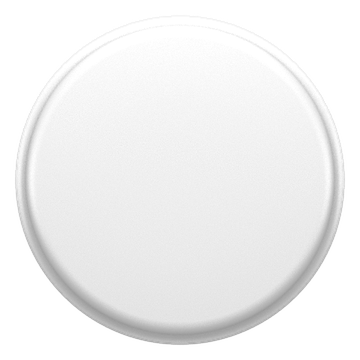
#> input picture Assets/knob_big_3x.png, 360 x 360 px, given in place of plate.png, which was not available
$ python build_assets.py 5 ../../Assets/knob_big_3x.png ../../Assets/knob_small_3x.png
#> lines starting #> are read from the running program, lines starting #| are printed output that depends on the picture
### art/pipeline/slots_proc.py
# Recessed slide-switch channels, lit from straight above (so both are identical and mirror-symmetric).
import numpy as np
from PIL import Image
def slot_sprite(S, a=3.2, half=38.0, TW=24, TH=96):
    K = 12; W_, H_ = TW * K, TH * K
    yy, xx = np.mgrid[0:H_, 0:W_].astype(np.float64); x = (xx + 0.5 - W_ / 2) / K; y = (yy + 0.5 - H_ / 2) / K
    dy = np.maximum(np.abs(y) - (half - a), 0); d = np.hypot(x, dy) - a            # <0 inside the opening
    # outward normal of the opening
    nx = x / np.maximum(np.hypot(x, dy), 1e-9); ny = np.where(np.abs(y) > half - a, np.sign(y) * dy / np.maximum(np.hypot(x, dy), 1e-9), 0.0)
    lit = -ny                                    # facing vector of a wall is -normal; light comes from above (0, -1): dot = -(-ny)... see below
    toward_light = ny * -1.0 * -1.0              # placeholder to keep the maths explicit
    # a wall at the bottom end faces up (towards the light): ny = +1 there (outward = down), so facing_up = ny
    facing_up = ny
    CH = 0.9                                      # chamfer width on the plate side
    floor = 30 + 26 * smooth01((y + half) / (2 * half))
    wall = 40 + 125 * np.clip(facing_up, 0, 1) - 22 * np.clip(-facing_up, 0, 1)
    wall_w = np.clip((d + 0.9) / 0.9, 0, 1)       # 0 deep in the floor, 1 at the opening edge
    inner = floor * (1 - wall_w) + wall * wall_w
    cham = 238 + 14 * facing_up - 34 * np.clip(-facing_up, 0, 1)
    v = np.where(d < 0, inner, cham)
    alpha = np.clip((CH - d) * K + 0.5, 0, 1)
    rgba = np.stack([v, v, v * 1.01, alpha * 255], -1)
    pm = rgba / 255.0; pm[..., :3] *= pm[..., 3:4]
    sz = (TW * S, TH * S)
    ch = [np.asarray(Image.fromarray(pm[..., i].astype(np.float32), mode='F').resize(sz, Image.LANCZOS)) for i in range(4)]
    o = np.stack(ch, -1).clip(0, 1); al = o[..., 3:4]
    rgb = np.where(al > 1e-6, o[..., :3] / np.maximum(al, 1e-6), 0).clip(0, 1)
    return Image.fromarray((np.concatenate([rgb, al], -1) * 255 + 0.5).astype(np.uint8), 'RGBA')
def smooth01(a): a = np.clip(a, 0, 1); return a * a * (3 - 2 * a)
def paint_slots(plate, S, cy=190.0, xs=(96.0, 384.0), shift=40.0, TW=24, TH=96):
    sp = slot_sprite(S, TW=TW, TH=TH)
    for x in xs:
        x0 = int(round((x - TW / 2) * S)); y0 = int(round((cy - TH / 2) * S))
        sx = int(round((x + (shift if x < 240 else -shift) - TW / 2) * S))        # a clean strip of plate beside it
        plate.paste(plate.crop((sx, y0, sx + TW * S, y0 + TH * S)), (x0, y0))
        plate.alpha_composite(sp, (x0, y0))
    return plate

### art/pipeline/build_assets.py
# Turns the Blender renders (art/out, stored at 4x) into the pictures in Assets/.
#   python build_assets.py <scale> <renders folder> <output folder>
#   e.g. python build_assets.py 3 ../out ../../Assets
# Needs numpy, Pillow and opencv-python.
import sys, os, shutil, tempfile, subprocess, numpy as np
from PIL import Image
HERE = os.path.dirname(os.path.abspath(__file__)); sys.path.insert(0, HERE)
S = int(sys.argv[1]); U = os.path.join(os.path.abspath(sys.argv[2]), ''); out = os.path.abspath(sys.argv[3]); R = 4
os.makedirs(out, exist_ok=True)
work = tempfile.mkdtemp()          # intermediate pictures
PY = sys.executable
env = dict(os.environ, S=str(S), NOERASE='1')
def down(img, size):
    a = np.asarray(img.convert('RGBA'), dtype=np.float64) / 255.0
    pm = a.copy(); pm[..., :3] *= a[..., 3:4]
    ims = [Image.fromarray(pm[..., i].astype(np.float32), mode='F').resize(size, Image.LANCZOS) for i in range(4)]
    o = np.stack([np.asarray(i) for i in ims], -1).clip(0, 1); al = o[..., 3:4]
    rgb = np.where(al > 1e-6, o[..., :3] / np.maximum(al, 1e-6), 0).clip(0, 1)
    return Image.fromarray((np.concatenate([rgb, al], -1) * 255 + 0.5).astype(np.uint8), 'RGBA')
def crop(img, cx, cy, hw, hh): return img.crop((int((cx - hw) * R), int((cy - hh) * R), int((cx + hw) * R), int((cy + hh) * R)))
# plate
from slots_proc import paint_slots
pl = Image.open(U + 'plate.png').convert('RGBA').resize((480 * S, 392 * S), Image.LANCZOS)
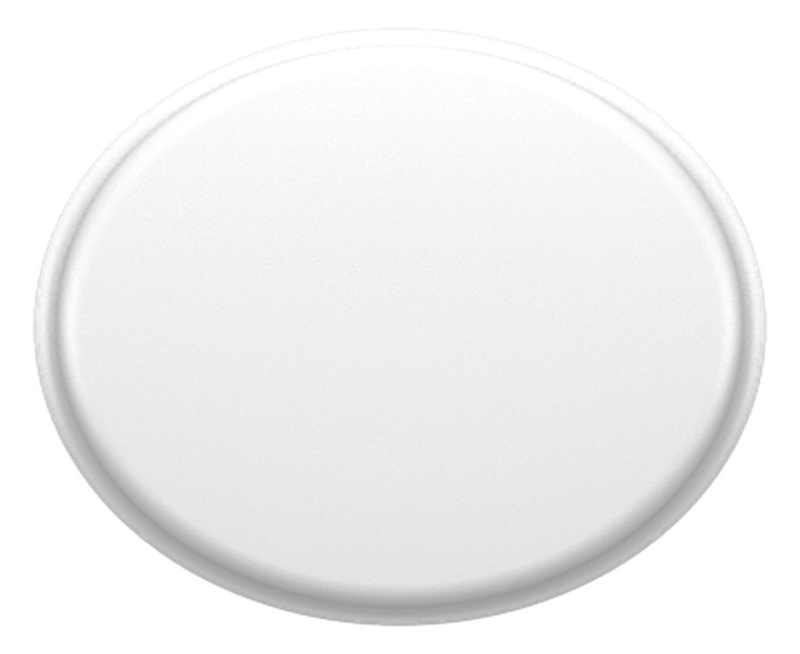
#> pl: PIL image 2400x1960 RGBA (shown at 1/3 size); mean R, G, B, A 157.7, 157.7, 157.7, 167.9; transparent parts drawn white
paint_slots(pl, S)
#> in paint_slots, `sp = slot_sprite(S, TW=TW, TH=TH)`:
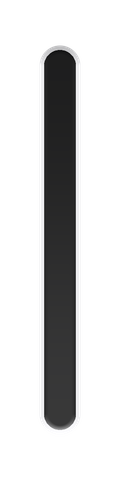
#> sp: PIL image 120x480 RGBA; mean R, G, B, A 33, 33, 33.2, 69; transparent parts drawn white
pl.convert('RGB').save(work + '/p0.png')
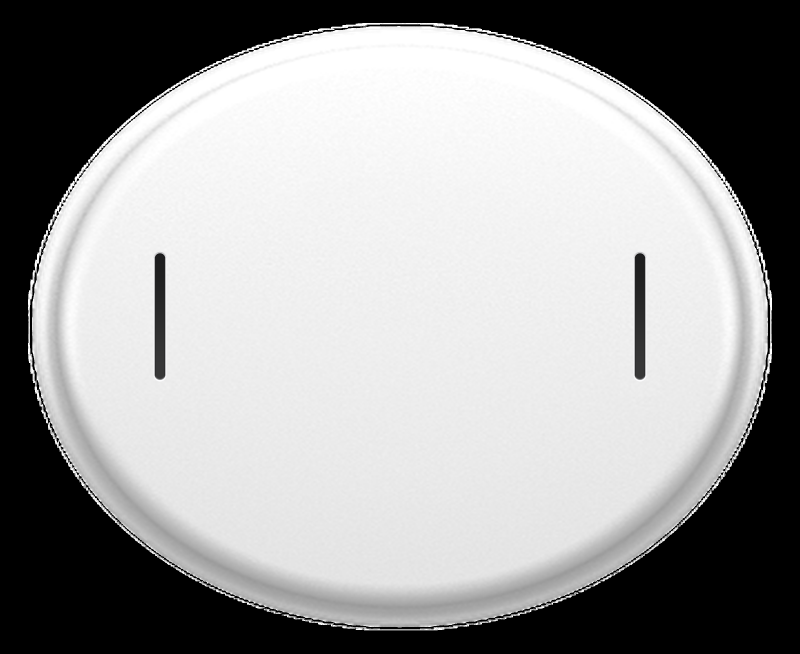
#> saved as p0.png: PIL image 2400x1960 RGB (shown at 1/3 size); mean R, G, B 156.7, 156.7, 156.7
shutil.copy(work + '/p0.png', work + '/p1.png')          # the render has no screws
#> (the run stopped early here; a loop or call above may not have finished)

$ run again, on Assets/ptr_big_3x.png
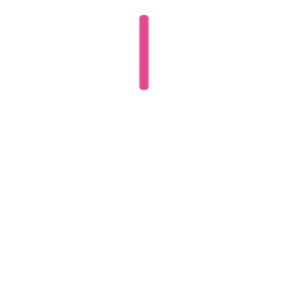
#> input picture Assets/ptr_big_3x.png, 288 x 288 px, given in place of plate.png, which was not available
#> `pl = Image.open(U + 'plate.png').convert('RGBA').resize((480 * S, 392 ..`:
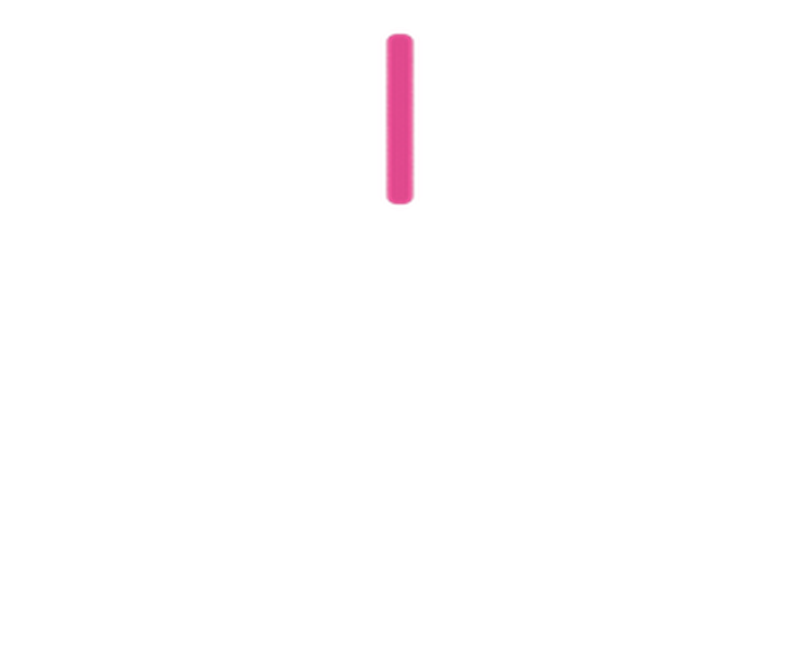
#> pl: PIL image 2400x1960 RGBA (shown at 1/3 size); mean R, G, B, A 3.1, 1, 2.2, 2.2; transparent parts drawn white
#> `pl.convert('RGB').save(work + '/p0.png')`:
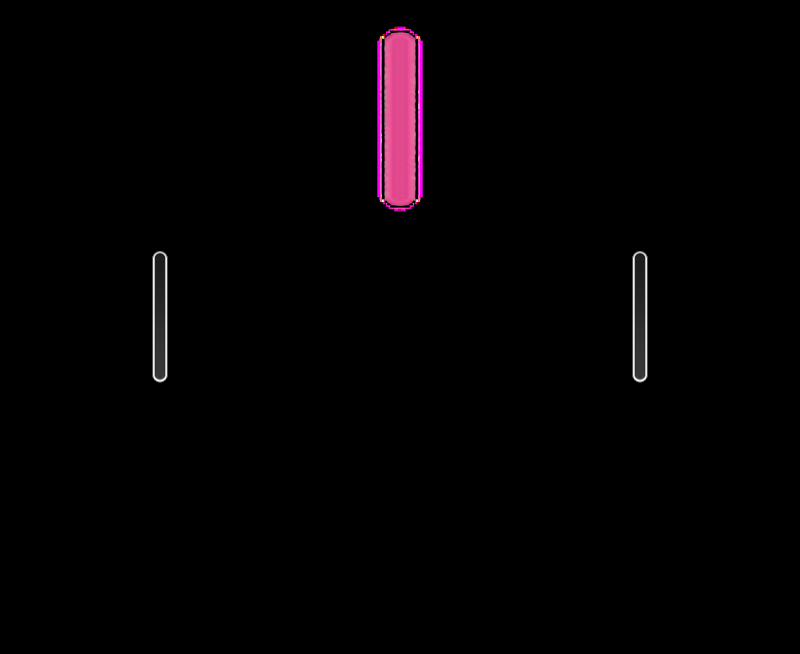
#> saved as p0.png: PIL image 2400x1960 RGB (shown at 1/3 size); mean R, G, B 3.8, 1.7, 2.9
